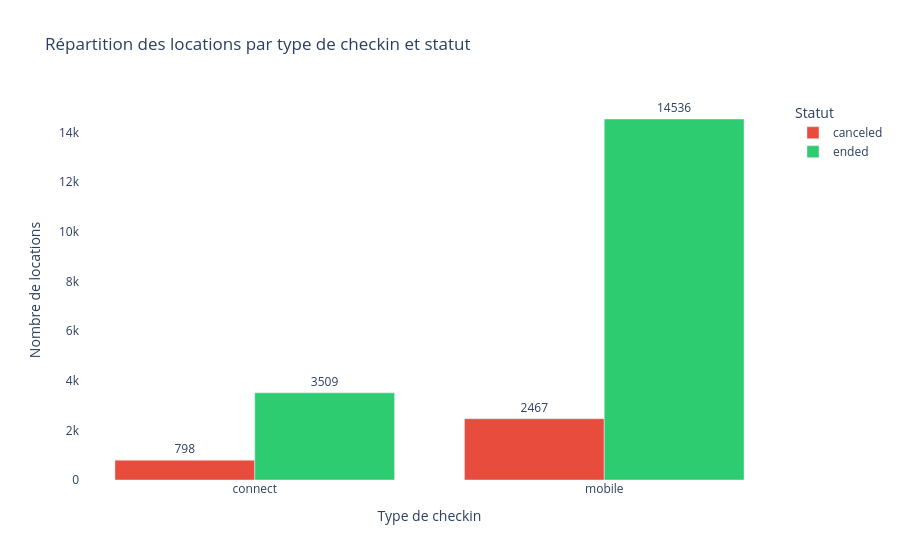

Write notebook code for a chart like this one.
### Markdown cell above
### Global

### Code cell
# Répartition par type de checkin et statut
counts = data.groupby(['checkin_type', 'state']).size().reset_index(name='count')

fig = px.bar(
    counts,
    x='checkin_type', y='count', color='state',
    barmode='group',
    text='count',
    title='Répartition des locations par type de checkin et statut',
    labels={'checkin_type': 'Type de checkin', 'count': 'Nombre de locations', 'state': 'Statut'},
    color_discrete_map={'ended': '#2ecc71', 'canceled': '#e74c3c'}
)
fig.update_traces(textposition='outside')
fig.update_layout(plot_bgcolor='white', paper_bgcolor='white')
fig.show()

### Figure 1 — Plotly figure (JSON) as saved in the notebook; plotly's stock layout.template omitted (floating-point values rounded to 4 significant figures)
{"data": [{"alignmentgroup": "True", "hovertemplate": "Statut=canceled<br>Type de checkin=%{x}<br>Nombre de locations=%{text}<extra></extra>", "legendgroup": "canceled", "marker": {"color": "#e74c3c", "pattern": {"shape": ""}}, "name": "canceled", "offsetgroup": "canceled", "orientation": "v", "showlegend": true, "text": [798, 2467], "textposition": "outside", "type": "bar", "x": ["connect", "mobile"], "xaxis": "x", "y": [798, 2467], "yaxis": "y"}, {"alignmentgroup": "True", "hovertemplate": "Statut=ended<br>Type de checkin=%{x}<br>Nombre de locations=%{text}<extra></extra>", "legendgroup": "ended", "marker": {"color": "#2ecc71", "pattern": {"shape": ""}}, "name": "ended", "offsetgroup": "ended", "orientation": "v", "showlegend": true, "text": [3509, 14536], "textposition": "outside", "type": "bar", "x": ["connect", "mobile"], "xaxis": "x", "y": [3509, 14536], "yaxis": "y"}], "layout": {"barmode": "group", "legend": {"title": {"text": "Statut"}, "tracegroupgap": 0}, "paper_bgcolor": "white", "plot_bgcolor": "white", "title": {"text": "Répartition des locations par type de checkin et statut"}, "xaxis": {"anchor": "y", "domain": [0, 1], "title": {"text": "Type de checkin"}}, "yaxis": {"anchor": "x", "domain": [0, 1], "title": {"text": "Nombre de locations"}}}}
